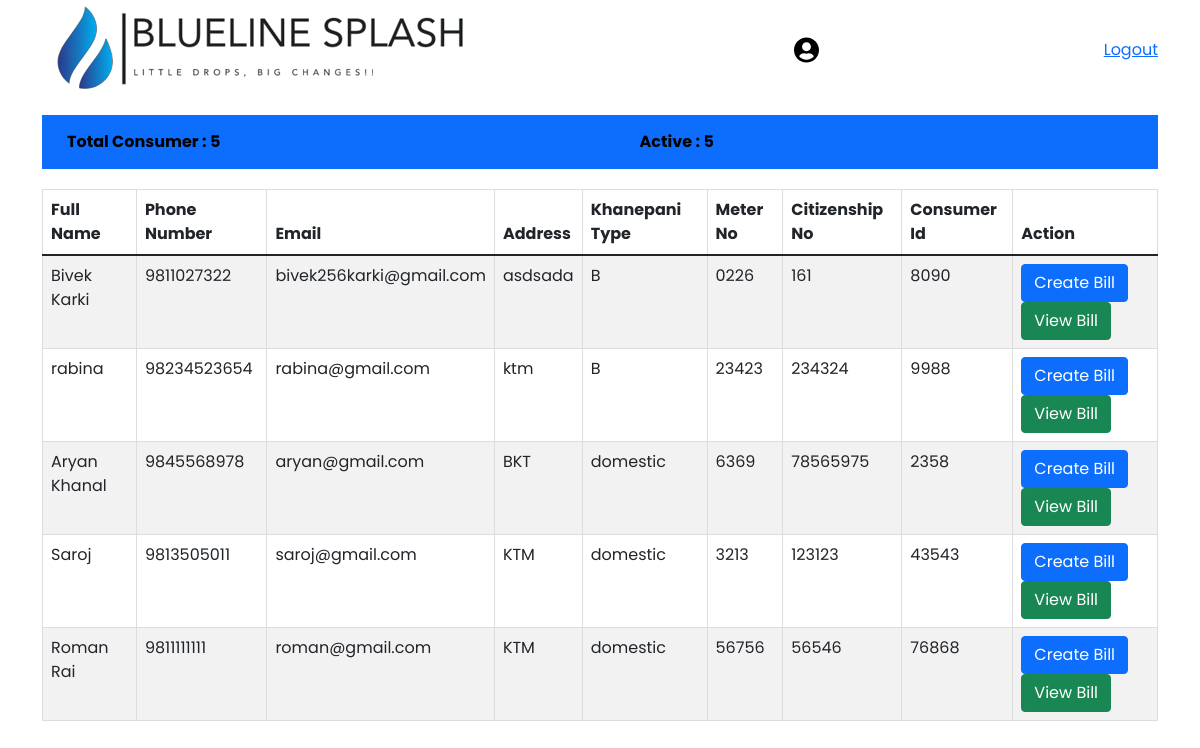
The page /employee/employee_dashboard on the database as committed earlier.
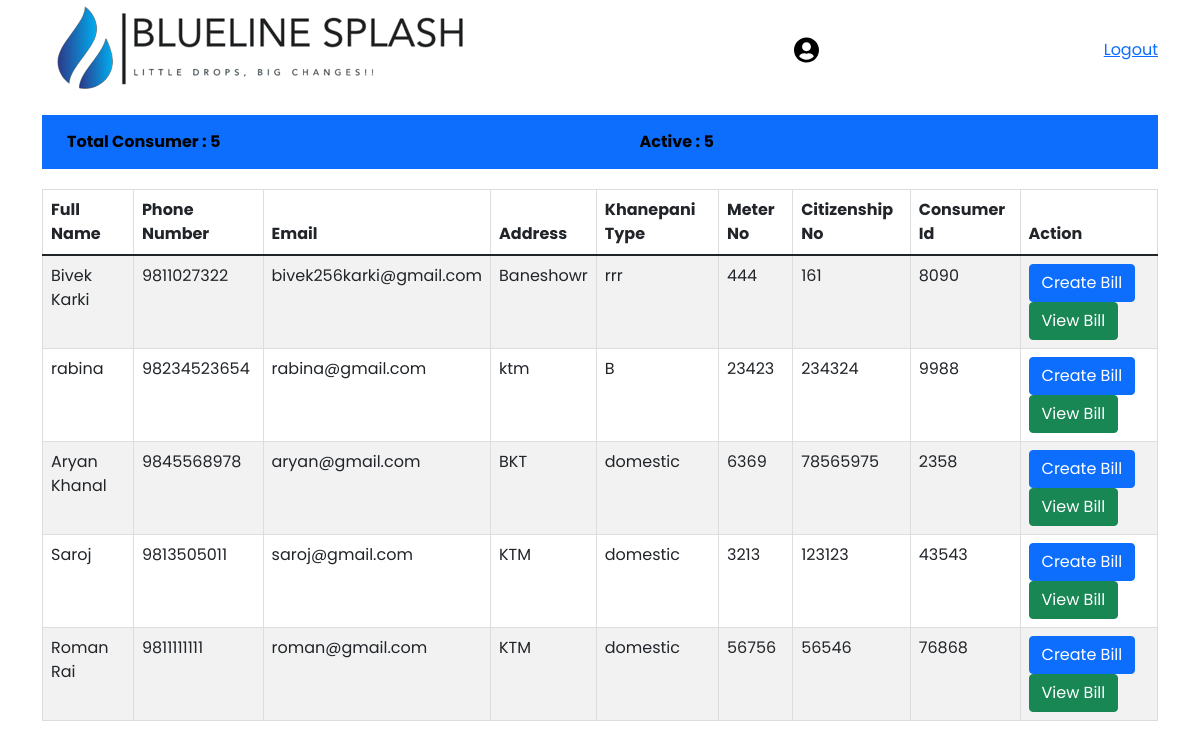
The same page on the database as committed later.
### consumer/models.py (models this page shows, shortened)
class Consumer(models.Model):
    id = models.IntegerField(primary_key=True)
    consumer_id = models.IntegerField()
    name = models.CharField(max_length=50)
    phone = models.CharField(max_length=50)
    email = models.CharField(max_length=50)
    address = models.CharField(max_length=50)
    meter_no = models.CharField(max_length=50)
    type = models.CharField(max_length=50)
    citizenship = models.CharField(max_length=50)

### employee/views.py (the view)
# urls.py: path('employee_dashboard', employee_dashboardview, name='employee_dashboard'),
def employee_dashboardview(request):
    employee_id = request.session.get('employee_id')
    emp = Employee.objects.filter(employee_id=employee_id)
    print("HEkkkkkkkkkk", emp)
    consumer = Consumer.objects.all()
    a = 0
    billing = consumerBilling.objects.values('consumer_det_id').distinct()
    consumer_billing_list = []
    for consumer_id in billing:
        last_billing = consumerBilling.objects.filter(consumer_det=consumer_id['consumer_det_id']).order_by('-id')
        if last_billing:
            consumer_billing_list.append(last_billing)
    billcounter = consumerBilling.objects.all()
    c = 0
    for i in billcounter:
        c = +1
    for i in consumer:
        a += 1
    context = {
        'consumer': consumer,
        'count': a,
        'billing': billcounter,
        'countbill': c,
        'consumer_billing_list':consumer_billing_list,
        'emp':emp,
    }
    return render(request, 'employee_dashboard.html',context)

### templates/employee_dashboard.html (shortened to what this page needs)
<!DOCTYPE html>
{% load static %}
<html lang="en">
<head>
    <link rel="stylesheet" href="https://maxcdn.bootstrapcdn.com/font-awesome/4.7.0/css/font-awesome.min.css">
    <link href="https://cdn.jsdelivr.net/npm/bootstrap@5.1.3/dist/css/bootstrap.min.css" rel="stylesheet">
    <link rel="stylesheet" type="text/css" href="{% static 'css/style.css' %}">
</head>
<body>
<section class="nav-sec navigation-bar">
      <nav class="navbar navbar-expand-lg navbar-light">
        <div class="container">
          <a class="navbar-brand" href="#"><img src="{% static 'images/logo.png' %}" alt="logo"></a>
          <div class="collapse navbar-collapse" id="navbarSupportedContent" style="
    display: flex;
    justify-content: flex-end;
">
              <ul class="navbar-nav">
              <div class="login-div employee_img" id="login-toggle">
                  <a href="#profileModal" data-bs-toggle="modal" data-bs-target="#profileModal"><img src="{% static 'images/user-circle-solid.svg' %}" alt="bell" style="margin-right: 10px;"> </a>
                  <a href="#logoutModal" class="edit" data-bs-toggle="modal" data-bs-target="#logoutModal">Logout</a>
                </div>
            </ul>
          </div>
        </div>
      </nav>
    </section>
<div class="container">
    <div class="dashmid">
    <ul class="flex justify-between">
        <li>Total Consumer :  {{ count }}</li>
        <li>Active : {{ count }}</li>
    </ul>
</div>
<table class="table table-striped">
  <thead>
    <tr>
        <th>Full Name</th>
        <th>Phone Number</th>
        <th>Email</th>
        <th>Address</th>
        <th>Khanepani Type</th>
        <th>Meter No</th>
        <th>Citizenship No</th>
        <th>Consumer Id</th>
        <th>Action</th>
    </tr>
  </thead>
  <tbody>
   {% for i in consumer %}
    <tr>
        <td>{{ i.name }}</td>
        <td>{{ i.phone }}</td>
        <td>{{ i.email }}</td>
        <td>{{ i.address }}</td>
        <td>{{ i.type }}</td>
        <td>{{ i.meter_no }}</td>
        <td>{{ i.citizenship }}</td>
        <td>{{ i.consumer_id }}</td>
        <td>
            <a href="#createbillModal-{{ i.consumer_id }}" class="btn btn-primary" data-bs-toggle="modal" data-bs-target="#createbillModal-{{ i.consumer_id }}">Create Bill</a>
            <a href="#viewbillModal-{{ i.consumer_id  }}" class="btn btn-success" data-bs-toggle="modal" data-bs-target="#viewbillModal-{{ i.consumer_id  }}">View Bill</a>
             </td>
    </tr>
    {% endfor %}
  </tbody>
</table>
{% for j in consumer_billing_list %}
    {% for i in j %}
</div>
{% endfor %}
{% endfor %}
</body>
</html>

Rows that differ between the two databases and show on the page:
changed Consumer "Bivek Karki": address "asdsada" → "Baneshowr"; type "B" → "rrr"; meter_no "0226" → "444"
